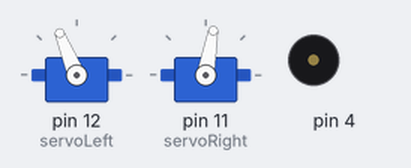
Bench run of a sketch on a simulated Arduino Uno, built with avr-gcc and run on an emulated ATmega328P. On the bench: 2 × servo, buzzer (waves = sounding).

Above: at 3.0 s.
At 10.2 s:
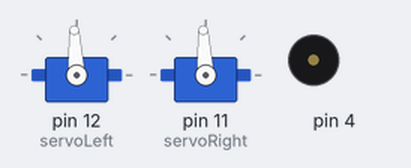
At 14.2 s:
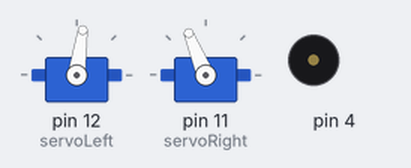
At 18.3 s:
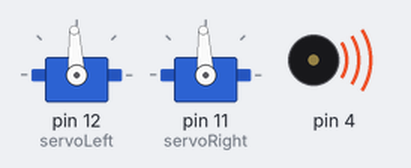
Timing chart, 0 to 20.7 s (numbered marks = the images above):
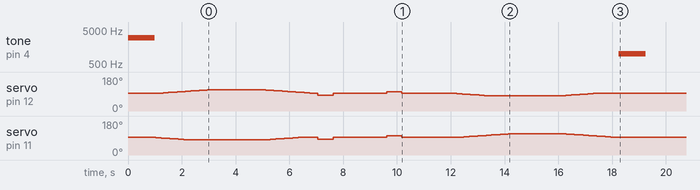

Measured:
- by itself, tone on pin 4: silent → 3000 Hz at 0.00 s, → silent 1.0 s later, → 1000 Hz 17.2 s later, → silent 1.0 s later

The sketch:

ForwardLeftRightBackward.ino
```cpp
/*
Movement with ramping.
*/

#include <Servo.h>

Servo servoLeft, servoRight;

void stopServos();
void rampUpForward();
void rampDownForward();
void rampUpBackward();
void rampDownBackward();
void moveForward(int microSeconds);
void moveBackward(int microSeconds);

void setup() {
  // Play startup tone for one second
  tone(4, 3000, 1000);
  delay(1000);

  // Set the pins for the servos
  servoLeft.attach(12);
  servoRight.attach(11);

  // Full speed forward for two seconds
  moveForward(2000);

  // Turn left in place for .6 seconds
  servoLeft.writeMicroseconds(1400);      // CW
  servoRight.writeMicroseconds(1400);      // CW
  delay(560);                              // .6s

  stopServos();
  delay(2000);

  // Turn right in place for .6 seconds
  servoLeft.writeMicroseconds(1600);      // CCW
  servoRight.writeMicroseconds(1600);      // CCW
  delay(560);                              // .6s

  stopServos();
  delay(2000);

  // Full speed backward for two seconds
  moveBackward(2000);

  // Stop and detach both servos
  servoLeft.detach();
  servoRight.detach();

  // Play end tone for one second
  tone(4, 1000, 1000);
}

void loop() {
  // Nothing to repeat
}

void stopServos() {
  servoLeft.writeMicroseconds(1500);
  servoRight.writeMicroseconds(1500);
}

void rampUpForward() {
  int speedLeft, speedRight;

  // Set initial values to full stop offset
  speedLeft = speedRight = 0;

  while(speedLeft <= 200) {

    // Ramps servoLeft to 1700
    servoLeft.writeMicroseconds(1500+speedLeft);
    speedLeft += 2;

    // Ramps servoRight to 1370
    // 1370 is a software adjustment for moving forward
    if(speedRight <= 130) {
      servoRight.writeMicroseconds(1500-speedRight);
      speedRight += 2;
    }
    delay(20);
  }
}

void rampDownForward() {
  int speedLeft, speedRight;

  // Set initial values to full speed forward offset
  speedLeft = 200;
  speedRight = 130;

  // Ramp down to full stop
  while(speedLeft >= 0) {

    // Ramp servoLeft to 1500
    servoLeft.writeMicroseconds(1500+speedLeft);
    speedLeft -= 2;

    // Ramp servoRight to 1500
    // If statement compensates for software adjustment
    if(speedRight != 0) {
      servoRight.writeMicroseconds(1500-speedRight);
      speedRight -= 2;
    }

    delay(20);
  }
}

void moveForward(int microSeconds) {
  rampUpForward();
  delay(microSeconds);
  rampDownForward();
}

void rampUpBackward() {
  int speedLeft, speedRight;

  // Set initial values to full stop offset
  speedLeft = speedRight = 0;

  while(speedRight >= -200) {

    // Ramps servoLeft to 1390
    // 1390 is a software adjustment for moving forward
    if(speedLeft >= -110) {
      servoLeft.writeMicroseconds(1500+speedLeft);
      speedLeft -= 2;
    }

    // Ramps servoRight to 1700
    servoRight.writeMicroseconds(1500-speedRight);
    speedRight -= 2;

    delay(20);
  }
}

void rampDownBackward() {
  int speedLeft, speedRight;

  // Set initial values to full speed forward offset
  speedLeft = -110;
  speedRight = -200;

  // Ramp down to full stop
  while(speedRight <= 0) {

    // Ramp servoLeft to 1500
    // If statement compensates for software adjustment
    if(speedLeft != 0) {
      servoLeft.writeMicroseconds(1500+speedLeft);
      speedLeft += 2;
    }

    // Ramp servoRight to 1500
    servoRight.writeMicroseconds(1500-speedRight);
    speedRight += 2;


    delay(20);
  }
}

void moveBackward(int microSeconds) {
  rampUpBackward();
  delay(microSeconds);
  rampDownBackward();
}
```
